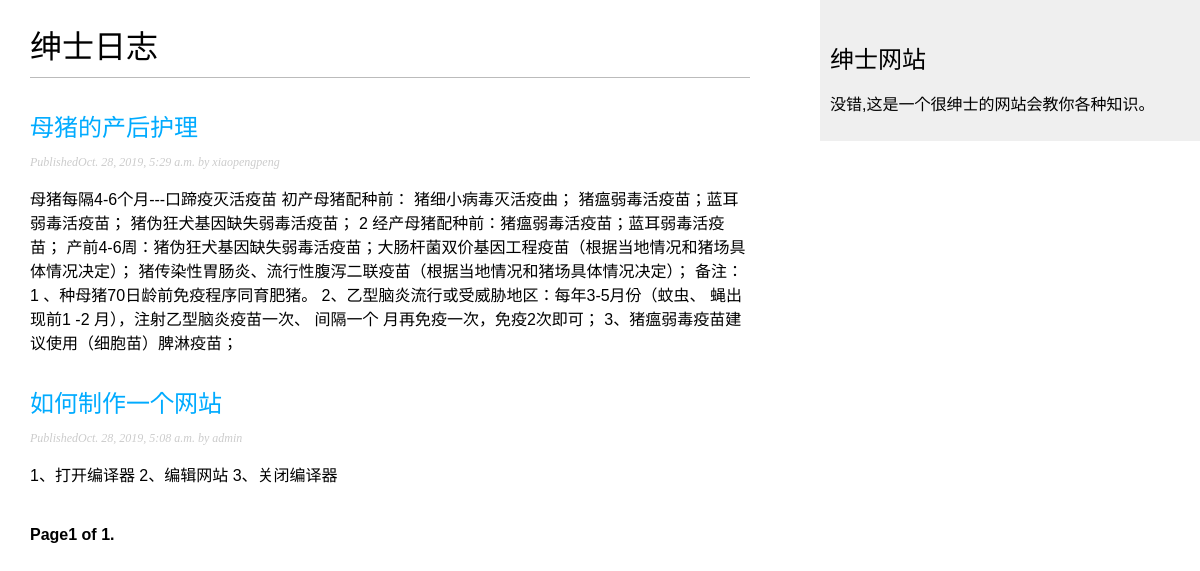
The page /blog/ on the database as committed earlier.
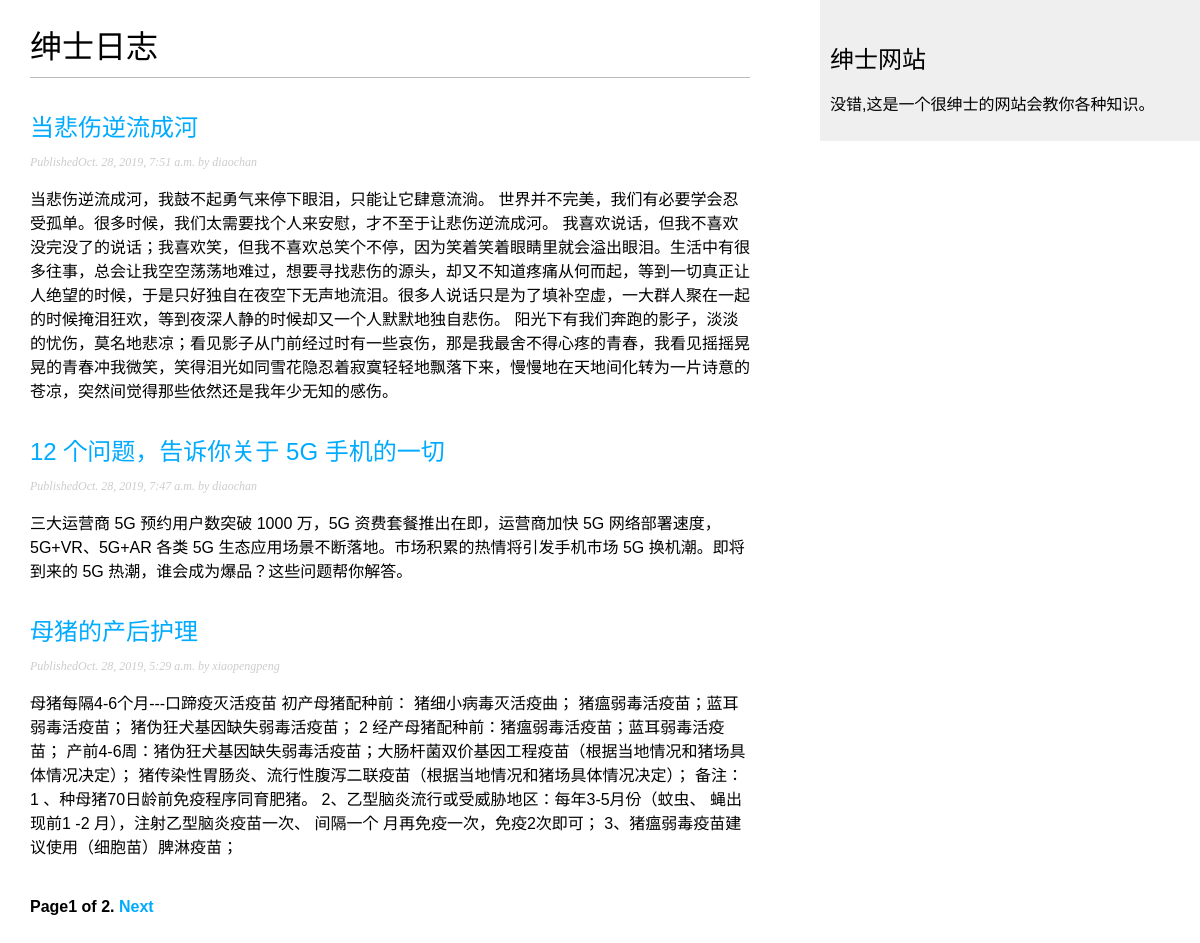
The same page on the database as committed later.
### blog/models.py (models this page shows, shortened)
class Post(models.Model):
    STATUS_CHOICES=(
        ('draft','Draft'),
        ('published','Published'),
    )
    title=models.CharField(max_length=250)
    slug=models.SlugField(max_length=250,unique_for_date='publish')
    author=models.ForeignKey(User,on_delete=models.CASCADE,related_name='blog_posts')
    body=models.TextField()
    publish=models.DateTimeField(default=timezone.now)
    created=models.DateTimeField(auto_now_add=True)
    updated=models.DateTimeField(auto_now=True)
    status=models.CharField(max_length=10,choices=STATUS_CHOICES,default='draft')
    objects=models.Manager()
    published=PublishedManager()
    class Meta:
        ordering=('-publish',)
    def get_absolute_url(self):
        return reverse('blog:post_detail',args=[self.publish.year,self.publish.month,self.publish.day,self.slug])

### blog/views.py (the view)
# urls.py: path('',views.PostListView.as_view(),name='post_list'),
class PostListView(ListView):
    queryset=Post.published.all()
    context_object_name='posts'
    paginate_by=3
    template_name='blog/post/list.html'

### blog/templates/blog/post/list.html (shortened to what this page needs)
{% extends 'blog/base.html' %}
{% block content %}
    <h1>绅士日志</h1>
    {% for post in posts %}
        <h2>
            <a href="{{ post.get_absolute_url }}">{{ post.title }}</a>
        </h2>
        <p class="date">
            Published{{ post.publish }} by {{ post.author }}
        </p>
        {{ post.body|truncatewords:30|linebreaks }}
    {% endfor %}
    {% include "pagination.html" with page=page_obj %}
{% endblock %}

### blog/templates/blog/base.html (shortened to what this page needs)
{% load static %}
<!DOCTYPE html>
<html lang="en">
<head>
    <link href="{% static "css/blog.css" %}" rel="stylesheet">
</head>
<body>
<div id="content">
    {% block content %}
    {% endblock %}
</div>
<div id="sidebar">
    <h2>绅士网站 </h2>
    <p>没错,这是一个很绅士的网站会教你各种知识。</p>
</div>
</body>
</html>

### blog/templates/pagination.html (shortened to what this page needs)
<div class="pagination">
    <span class="step-links">
    <span class="current">
        Page{{ page.number }} of {{ page.paginator.num_pages }}.
    </span>
        {% if page.has_next %}
        <a href="?page={{ page.next_page_number }}">Next</a>
        {% endif %}
    </span>
</div>

### blog/static/css/blog.css (style rules this page uses)
body { margin:0; padding:0; font-family:helvetica, sans-serif; }
a { color:#00abff; text-decoration:none; }
h1 { font-weight:normal; border-bottom:1px solid #bbb; padding:0 0 10px 0; }
h2 { font-weight:normal; margin:30px 0 0; }
#content { float:left; width:60%; padding:0 0 0 30px; }
#sidebar { float:right; width:30%; padding:10px; background:#efefef; height:100%; }
p.date { color:#ccc; font-family: georgia, serif; font-size: 12px; font-style: italic; }
.pagination { margin:40px 0; font-weight:bold; }

Rows that differ between the two databases and show on the page:
no longer on this page (row unchanged): Post: title "如何制作一个网站", publish "Oct. 28, 2019, 5:08 a.m.", author "admin", body "1、打开编译器 2、编辑网站 3、关闭编译器"
added Post: title "当悲伤逆流成河", publish "Oct. 28, 2019, 7:51 a.m.", author "diaochan", body "当悲伤逆流成河，我鼓不起勇气来停下眼泪，只能让它肆意流淌。 世界并不完美，我们有必要学会忍受孤单。很多时候，我们太需要找个人来安慰，才不至于让悲伤逆流成河。 我喜欢说话，但我不喜欢没完没了的说话；我喜欢笑，但我不喜欢总笑个不停，因为笑着笑着眼睛里就会溢出眼泪。生活中有很多往事，总会让我空空荡荡地难过，想要寻找悲伤的源头，却又不知道疼痛从何而起，等到一切真正让人绝望的时候，于是只好独自在夜空下无声地流泪。很多人说话只是为了填补空虚，一大群人聚在一起的时候掩泪狂欢，等到夜深人静的时候却又一个人默默地独自悲伤。 阳光下有我们奔跑的影子，淡淡的忧伤，莫名地悲凉；看见影子从门前经过时有一些哀伤，那是我最舍不得心疼的青春，我看见摇摇晃晃的青春冲我微笑，笑得泪光如同雪花隐忍着寂寞轻轻地飘落下来，慢慢地在天地间化转为一片诗意的苍凉，突然间觉得那些依然还是我年少无知的感伤。"
added Post: title "12 个问题，告诉你关于 5G 手机的一切", publish "Oct. 28, 2019, 7:47 a.m.", author "diaochan", body "三大运营商 5G 预约用户数突破 1000 万，5G 资费套餐推出在即，运营商加快 5G 网络部署速度，5G+VR、5G+AR 各类 5G 生态应用场景不断落地。市场积累的热情将引发手机市场 5G 换机潮。即将到来的 5G 热潮，谁会成为爆品？这些问题帮你解答。"
Other text that changed with them:
{{ page.paginator.num_pages }}: "1" → "2"
text now shown: "Next"
